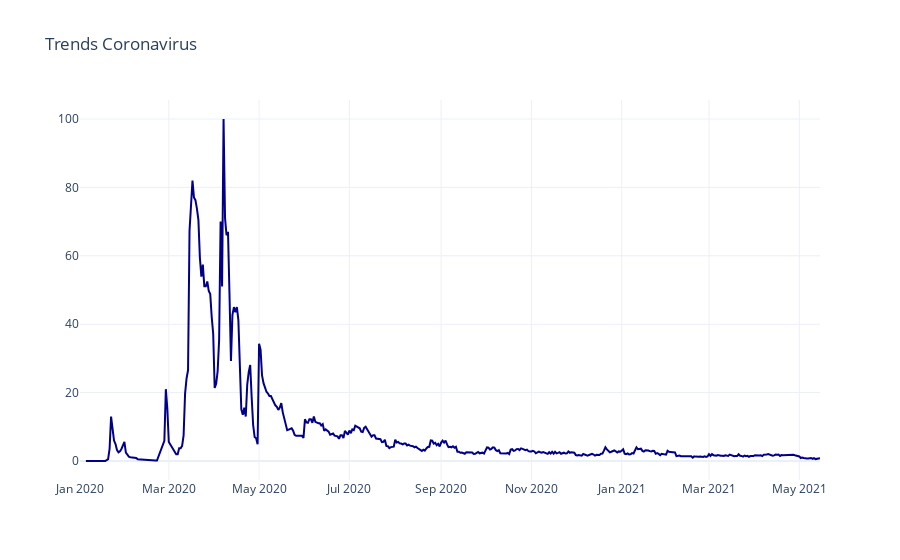

Notebook code cell kept with this figure:
### Code cell
# Series 

fig = go.Figure()

fig.add_trace( go.Scatter( x = data_daily['date'], y = data_daily['Coronavirus'], 
                          name = 'Coronavirus', line_color = 'darkblue' ) )

fig.update_layout(template = 'plotly_white', # "plotly", "plotly_white", "ggplot2", "seaborn", "simple_white", "none"
                  title = 'Trends Coronavirus')

fig.show()

### Figure 1 — Plotly figure (JSON) as saved in the notebook; plotly's stock layout.template omitted (floating-point values rounded to 4 significant figures; data arrays with more than 128 entries replaced by an {"elided": "..."} marker saying what was removed)
{"data": [{"line": {"color": "darkblue"}, "name": "Coronavirus", "type": "scatter", "x": {"elided": "501 str values"}, "y": {"elided": "501 float values"}}], "layout": {"title": {"text": "Trends Coronavirus"}}}
